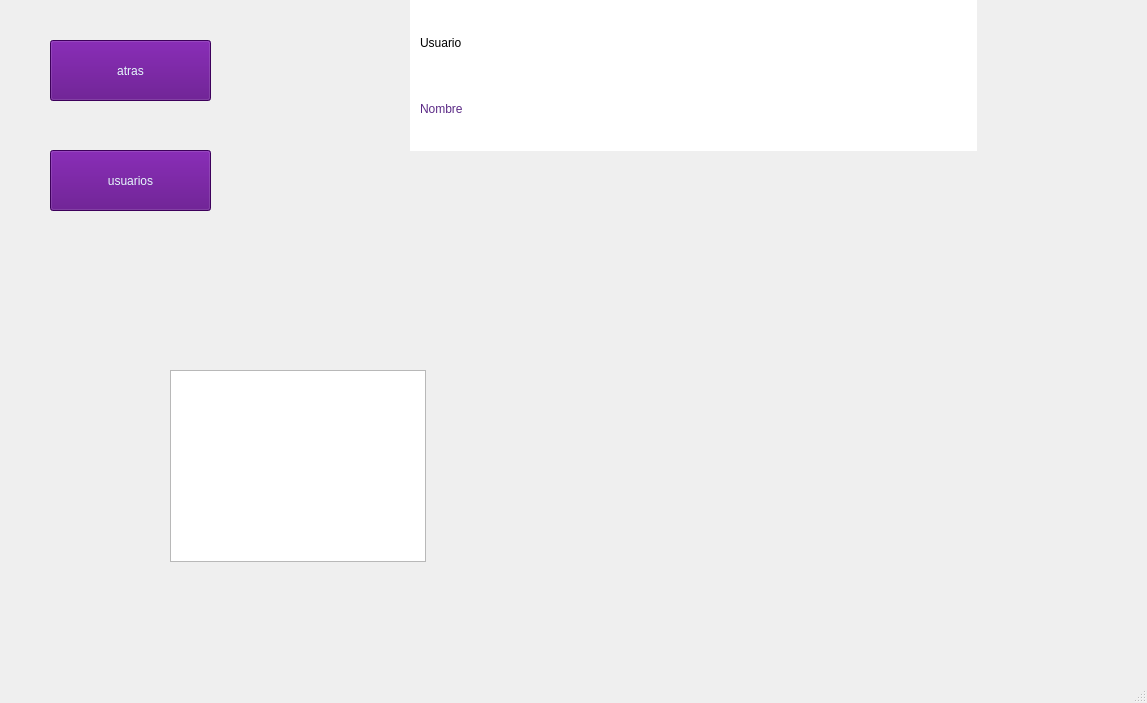
<?xml version="1.0" encoding="UTF-8"?>
<ui version="4.0">
 <class>adminwindow</class>
 <widget class="QMainWindow" name="adminwindow">
  <property name="geometry">
   <rect>
    <x>0</x>
    <y>0</y>
    <width>1147</width>
    <height>703</height>
   </rect>
  </property>
  <property name="windowTitle">
   <string>MainWindow</string>
  </property>
  <widget class="QWidget" name="centralwidget">
   <widget class="QPushButton" name="boton_atras">
    <property name="geometry">
     <rect>
      <x>50</x>
      <y>40</y>
      <width>161</width>
      <height>61</height>
     </rect>
    </property>
    <property name="styleSheet">
     <string notr="true">color:#E6FAFC;
font: 87 16pt &quot;Segoe UI Black&quot;;

background-color: rgb(85, 0, 127);</string>
    </property>
    <property name="text">
     <string>atras</string>
    </property>
   </widget>
   <widget class="QWidget" name="layoutWidget">
    <property name="geometry">
     <rect>
      <x>410</x>
      <y>0</y>
      <width>731</width>
      <height>151</height>
     </rect>
    </property>
    <layout class="QHBoxLayout" name="horizontalLayout_3" stretch="90,25">
     <item>
      <widget class="QFrame" name="infobox_3">
       <property name="styleSheet">
        <string notr="true">background-color: rgb(255, 255, 255);
border-width: 0px;
border-style:solid;
</string>
       </property>
       <layout class="QVBoxLayout" name="verticalLayout_4">
        <property name="spacing">
         <number>0</number>
        </property>
        <property name="sizeConstraint">
         <enum>QLayout::SetDefaultConstraint</enum>
        </property>
        <property name="leftMargin">
         <number>10</number>
        </property>
        <property name="topMargin">
         <number>10</number>
        </property>
        <property name="rightMargin">
         <number>10</number>
        </property>
        <property name="bottomMargin">
         <number>10</number>
        </property>
        <item>
         <widget class="QLabel" name="username_label_3">
          <property name="styleSheet">
           <string notr="true">color: rgb(0, 0, 0);
font: 87 35pt &quot;Segoe UI Black&quot;;</string>
          </property>
          <property name="text">
           <string>Usuario</string>
          </property>
         </widget>
        </item>
        <item>
         <widget class="QLabel" name="name_label_3">
          <property name="styleSheet">
           <string notr="true">font: 87 20pt &quot;Segoe UI Black&quot;;
color: rgb(91, 42, 134);</string>
          </property>
          <property name="text">
           <string>Nombre</string>
          </property>
         </widget>
        </item>
       </layout>
      </widget>
     </item>
     <item>
      <widget class="QLabel" name="icon_label_3">
       <property name="text">
        <string/>
       </property>
      </widget>
     </item>
    </layout>
   </widget>
   <widget class="QListWidget" name="listWidget">
    <property name="geometry">
     <rect>
      <x>170</x>
      <y>370</y>
      <width>256</width>
      <height>192</height>
     </rect>
    </property>
   </widget>
   <widget class="QPushButton" name="boton_config">
    <property name="geometry">
     <rect>
      <x>50</x>
      <y>150</y>
      <width>161</width>
      <height>61</height>
     </rect>
    </property>
    <property name="styleSheet">
     <string notr="true">color:#E6FAFC;
font: 87 16pt &quot;Segoe UI Black&quot;;

background-color: rgb(85, 0, 127);</string>
    </property>
    <property name="text">
     <string>usuarios</string>
    </property>
   </widget>
  </widget>
  <widget class="QMenuBar" name="menubar">
   <property name="geometry">
    <rect>
     <x>0</x>
     <y>0</y>
     <width>1147</width>
     <height>21</height>
    </rect>
   </property>
  </widget>
  <widget class="QStatusBar" name="statusbar"/>
 </widget>
 <resources/>
 <connections/>
</ui>
